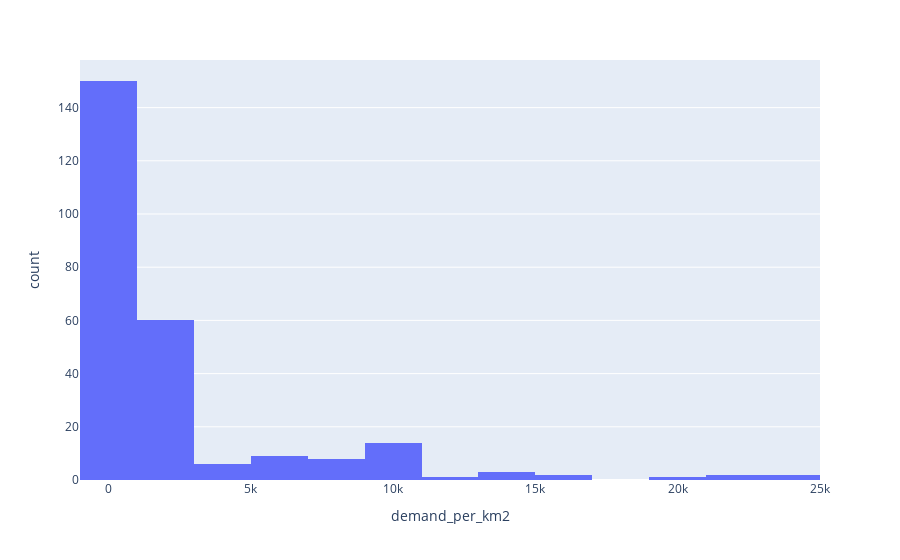

The code cell stored with this chart in its notebook:
### Code cell
fig_nyc = px.histogram(
    df[df['area_name'] == 'NYC'],
    'demand_per_km2',
    nbins=20
)
fig_nyc

### Figure 1 — Plotly figure (JSON) as saved in the notebook; plotly's stock layout.template omitted (floating-point values rounded to 4 significant figures; data arrays with more than 128 entries replaced by an {"elided": "..."} marker saying what was removed)
{"data": [{"alignmentgroup": "True", "bingroup": "x", "hovertemplate": "demand_per_km2=%{x}<br>count=%{y}<extra></extra>", "legendgroup": "", "marker": {"color": "#636efa", "pattern": {"shape": ""}}, "name": "", "nbinsx": 20, "offsetgroup": "", "orientation": "v", "showlegend": false, "x": {"elided": "258 float values"}, "xaxis": "x", "yaxis": "y", "type": "histogram"}], "layout": {"xaxis": {"anchor": "y", "domain": [0.0, 1.0], "title": {"text": "demand_per_km2"}}, "yaxis": {"anchor": "x", "domain": [0.0, 1.0], "title": {"text": "count"}}, "legend": {"tracegroupgap": 0}, "margin": {"t": 60}, "barmode": "relative"}}
